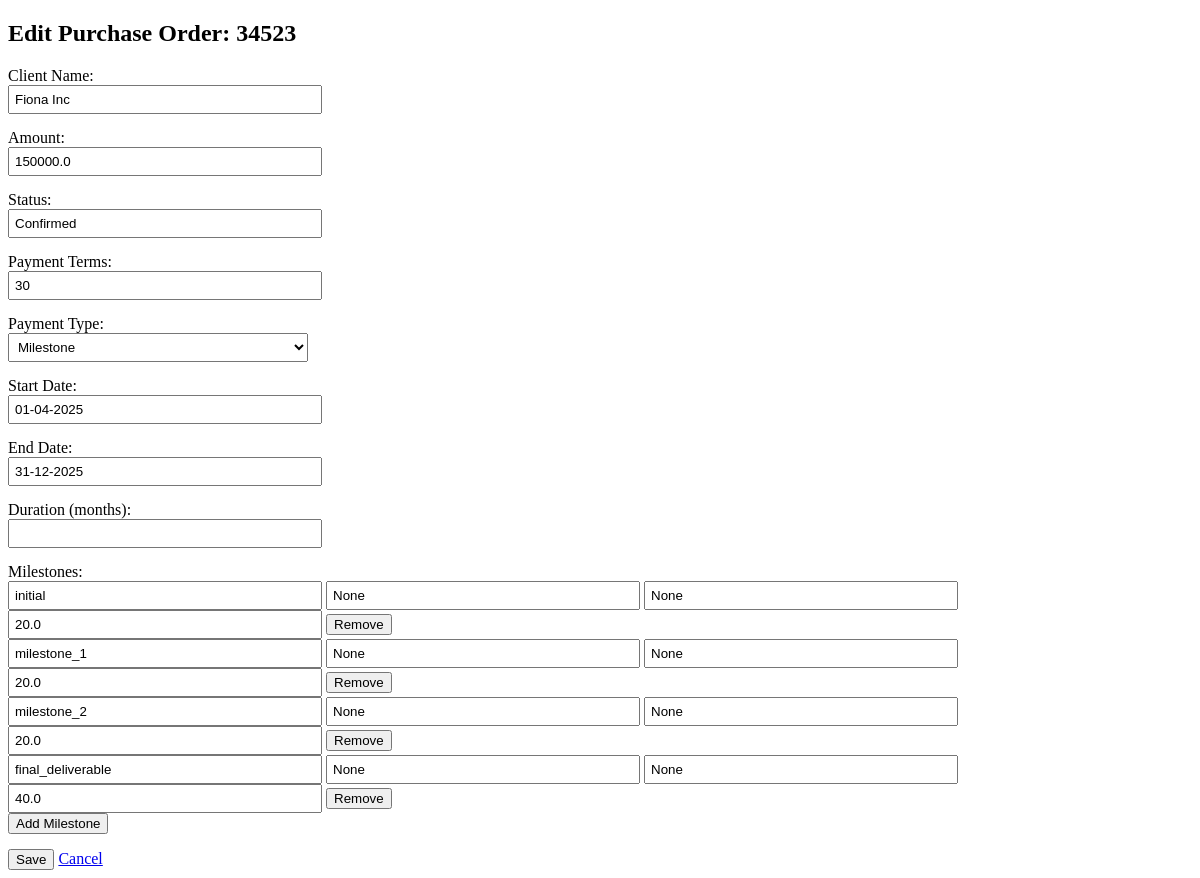
Before: /edit_po/34523 with the older database file.
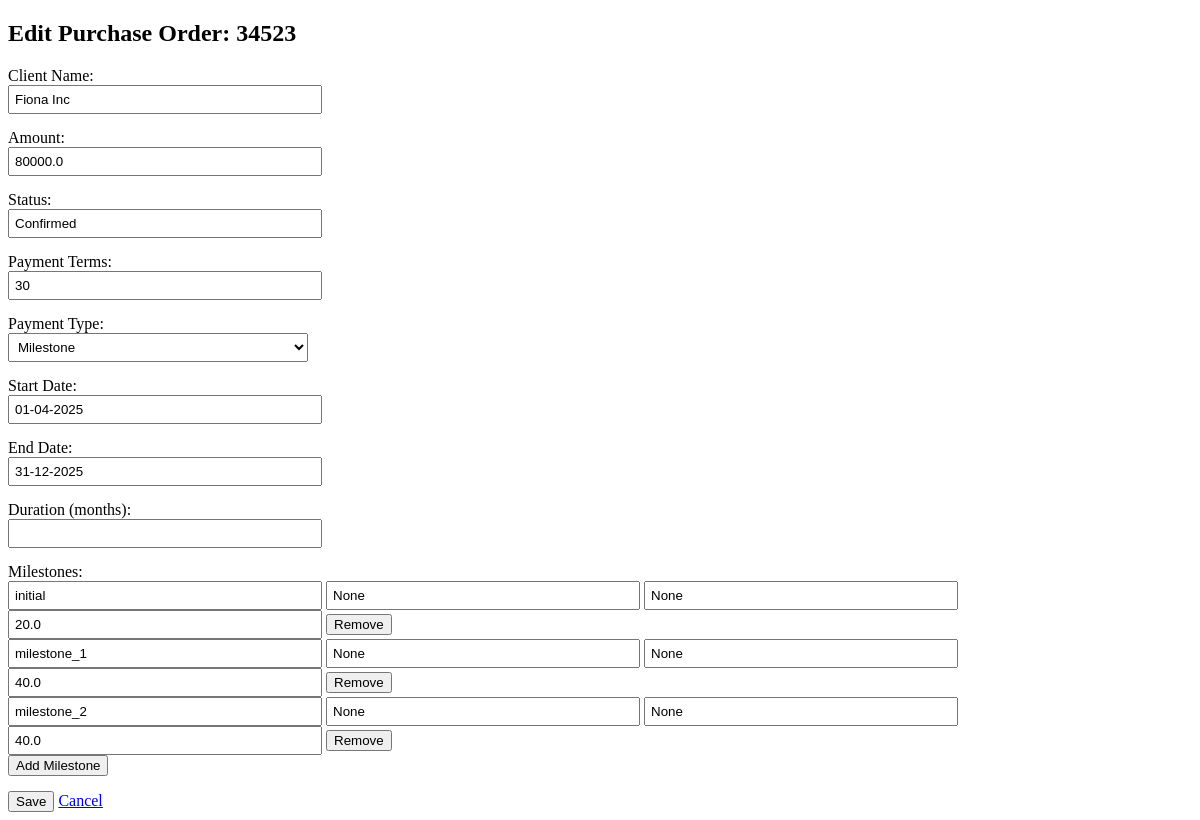
After: the same page with the newer database file.
### db/database.py (models this page shows)
class PurchaseOrder(Base):
    __tablename__ = "purchase_orders"
    id = Column(Integer, primary_key=True, index=True)
    po_id = Column(String, unique=True, index=True)
    client_name = Column(String)
    amount = Column(Float)
    status = Column(String)
    payment_terms = Column(Integer)
    payment_type = Column(String)
    start_date = Column(String)
    end_date = Column(String)
    duration_months = Column(Integer)
    payment_frequency = Column(Integer, nullable=True)
    milestones = relationship("Milestone", cascade="all, delete-orphan", backref="purchase_order")
    payment_schedule = relationship("PaymentSchedule", cascade="all, delete-orphan", backref="purchase_order")

class Milestone(Base):
    __tablename__ = "milestones"
    id = Column(Integer, primary_key=True)
    po_id = Column(String, ForeignKey("purchase_orders.po_id"))
    milestone_name = Column(String)
    milestone_description = Column(String, nullable=True)
    milestone_due_date = Column(String, nullable=True)
    milestone_percentage = Column(Float)

### app.py (the view, shortened to what this page needs)
@app.route('/edit_po/<po_id>', methods=['GET', 'POST'])
def edit_po(po_id):
    po = get_po_with_schedule(po_id)
    if not po:
        return f"<p>PO with ID {po_id} not found.</p>"
    return render_template('edit_po.html', po=po)

### templates/edit_po.html (shortened to what this page needs)
<!DOCTYPE html>
<html>
<head>
</head>
<body>
    <h2>Edit Purchase Order: {{ po['po_id'] }}</h2>
    <form method="post">
        <div class="form-group">
            <label>Client Name:</label>
            <input type="text" name="client_name" value="{{ po['client_name'] }}" required>
        </div>
        <div class="form-group">
            <label>Amount:</label>
            <input type="number" step="0.01" name="amount" value="{{ po['amount'] }}" required>
        </div>
        <div class="form-group">
            <label>Status:</label>
            <input type="text" name="status" value="{{ po['status'] }}" required>
        </div>
        <div class="form-group">
            <label>Payment Terms:</label>
            <input type="number" name="payment_terms" value="{{ po['payment_terms'] }}">
        </div>
        <div class="form-group">
            <label>Payment Type:</label>
            <select name="payment_type" id="payment_type">
                <option value="milestone" {% if po['payment_type'] == 'milestone' %}selected{% endif %}>Milestone</option>
            </select>
        </div>
        <div class="form-group">
            <label>Start Date:</label>
            <input type="text" name="start_date" value="{{ po['start_date'] }}">
        </div>
        <div class="form-group">
            <label>End Date:</label>
            <input type="text" name="end_date" value="{{ po['end_date'] }}">
        </div>
        <div class="form-group">
            <label>Duration (months):</label>
            <input type="number" name="duration_months" value="{{ po['duration_months'] }}">
        </div>
        {% if po['payment_type'] == 'milestone' %}
        <div class="form-group">
            <label>Milestones:</label>
            <div id="milestones-list">
                {% for ms in po['milestones'] %}
                <div class="milestone-entry">
                    <input type="text" name="milestone_name" placeholder="Name" value="{{ ms['milestone_name'] }}" required>
                    <input type="text" name="milestone_description" placeholder="Description" value="{{ ms['milestone_description'] }}">
                    <input type="text" name="milestone_due_date" placeholder="Due Date" value="{{ ms['milestone_due_date'] }}">
                    <input type="number" step="0.01" name="milestone_percentage" placeholder="%" value="{{ ms['milestone_percentage'] }}" required>
                    <button type="button" onclick="removeMilestone(this)">Remove</button>
                </div>
                {% endfor %}
            </div>
            <button type="button" onclick="addMilestone()">Add Milestone</button>
        </div>
        {% endif %}
        <button type="submit">Save</button>
        <a href="{{ url_for('forecast') }}">Cancel</a>
    </form>
</body>
</html>

### templates/edit_po.html (style rules this page uses)
label { display: block; margin-top: 10px; }
input, select { width: 300px; padding: 5px; }
.form-group { margin-bottom: 15px; }

Changed rows visible on the page:
removed Milestone: milestone_name "final_deliverable", milestone_description "None", milestone_due_date "None", milestone_percentage "40.0"
changed PurchaseOrder "Fiona Inc": amount "150000.0" → "80000.0"
changed Milestone "milestone_1": milestone_percentage "20.0" → "40.0"
changed Milestone "milestone_2": milestone_percentage "20.0" → "40.0"
